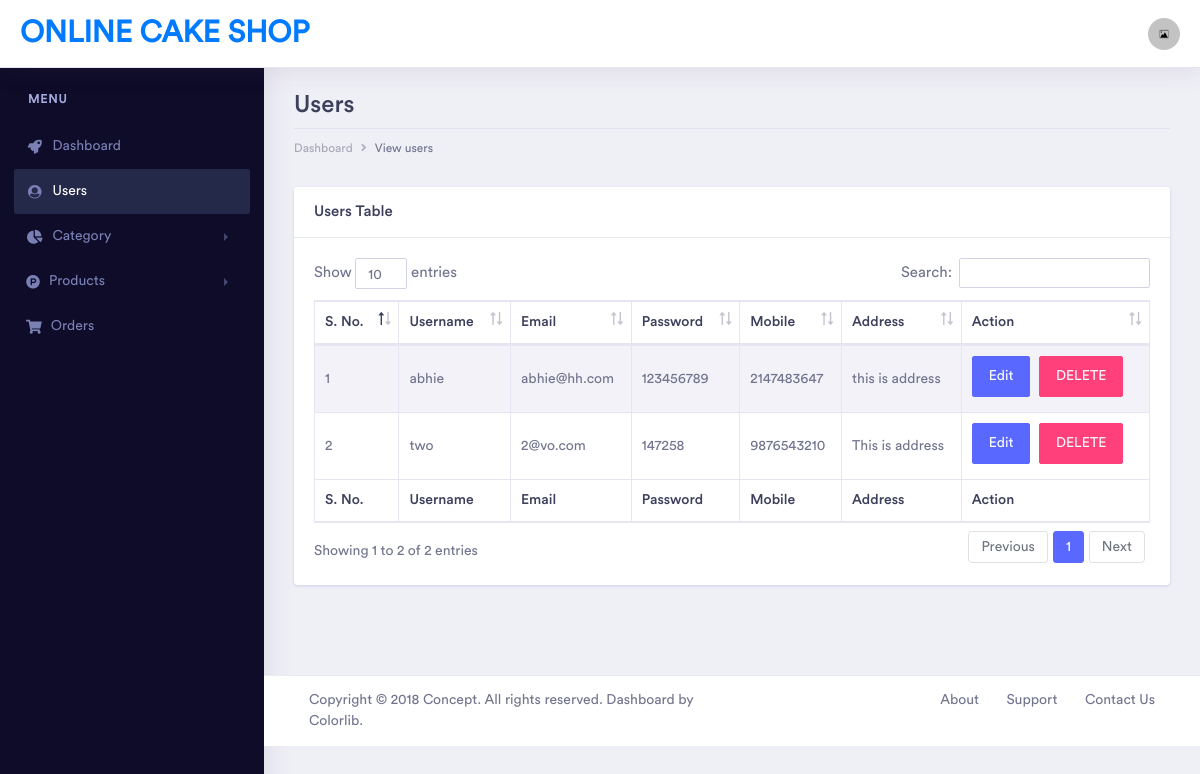
The page /onlinecakeshop/admin/view_users.php (signed in) on the database its author committed.
### tables this page shows
CREATE TABLE `cake_shop_users_registrations` (
  `users_id` int(11) NOT NULL,
  `users_username` varchar(100) NOT NULL,
  `users_email` varchar(150) NOT NULL,
  `users_password` varchar(100) NOT NULL,
  `users_mobile` varchar(50) NOT NULL,
  `users_address` varchar(200) NOT NULL
);

### onlinecakeshop/admin/view_users.php (the view, shortened to what this page needs)
<?php
if (isset($_SESSION['user_admin_id']) && $_SESSION['user_admin_id'] != null) {
?>
<!doctype html>
<html lang="en">
<head>
    <link rel="stylesheet" href="../css/bootstrap.min.css">
    <link href="../fonts/circular-std/style.css" rel="stylesheet">
    <link rel="stylesheet" href="../css/style.css">
    <link rel="stylesheet" href="../fonts/fontawesome/css/fontawesome-all.css">
    <link rel="stylesheet" href="../css/dataTables.bootstrap4.css">
</head>
<body>
    <div class="dashboard-main-wrapper">
       <div class="dashboard-header">
            <nav class="navbar navbar-expand-lg bg-white fixed-top">
                <a class="navbar-brand" href="#">Online Cake Shop</a>
                <div class="collapse navbar-collapse" id="navbarSupportedContent">
                    <ul class="navbar-nav ml-auto navbar-right-top">
                        <li class="nav-item dropdown nav-user">
                            <a class="nav-link nav-user-img" href="#" id="navbarDropdownMenuLink2" data-toggle="dropdown" aria-haspopup="true" aria-expanded="false"><img src="../uploads/default-image.jpg" alt="" class="user-avatar-md rounded-circle"></a>
                        </li>
                    </ul>
                </div>
            </nav>
        </div>
      <div class="nav-left-sidebar sidebar-dark">
            <div class="menu-list">
                <nav class="navbar navbar-expand-lg navbar-light">
                    <div class="collapse navbar-collapse" id="navbarNav">
                        <ul class="navbar-nav flex-column">
                            <li class="nav-divider">
                                Menu
                            </li>
                            <li class="nav-item ">
                                <a class="nav-link" href="dashboard.php"><i class="fa fa-fw fa-rocket"></i>Dashboard</a>
                            </li>
                            <li class="nav-item">
                                <a class="nav-link active" href="view_users.php"><i class="fa fa-fw fa-user-circle"></i>Users</a>
                            </li>
                            <li class="nav-item">
                                <a class="nav-link" href="#" data-toggle="collapse" aria-expanded="false" data-target="#submenu-3" aria-controls="submenu-3"><i class="fas fa-fw fa-chart-pie"></i>Category</a>
                            </li>
                            <li class="nav-item ">
                                <a class="nav-link" href="#" data-toggle="collapse" aria-expanded="false" data-target="#submenu-4" aria-controls="submenu-4"><i class="fab fa-product-hunt
"></i>Products</a>
                            </li>
                            <li class="nav-item">
                                <a class="nav-link" href="view_orders.php"><i class="fas fa-shopping-cart
"></i>Orders</a>
                            </li>
                        </ul>
                    </div>
                </nav>
            </div>
        </div>
        <div class="dashboard-wrapper">
            <div class="container-fluid dashboard-content">
                <div class="row">
                    <div class="col-xl-12 col-lg-12 col-md-12 col-sm-12 col-12">
                        <div class="page-header">
                            <h2 class="pageheader-title">Users</h2>
                            <div class="page-breadcrumb">
                                <nav aria-label="breadcrumb">
                                    <ol class="breadcrumb">
                                        <li class="breadcrumb-item"><a href="dashboard.php" class="breadcrumb-link">Dashboard</a></li>
                                        <li class="breadcrumb-item active" aria-current="page">View users</li>
                                    </ol>
                                </nav>
                            </div>
                        </div>
                    </div>
                </div>
                <div class="row">
                    <div class="col-xl-12 col-lg-12 col-md-12 col-sm-12 col-12">
                        <div class="card">
                            <h5 class="card-header">Users Table</h5>
                            <div class="card-body">
                                <div class="table-responsive">
                                    <table class="table table-striped table-bordered first">
                                        <thead>
                                            <tr>
                                                <th>S. No.</th>
                                                <th>Username</th>
                                                <th>Email</th>
                                                <th>Password</th>
                                                <th>Mobile</th>
                                                <th>Address</th>
                                                <th>Action</th>
                                            </tr>
                                        </thead>
                                        <tbody>
                                            <?php
                                            require_once('../config.php');
                                            $select = "SELECT * FROM cake_shop_users_registrations";
                                            $query = mysqli_query($conn, $select);
                                            $i = 1;
                                            while ($res = mysqli_fetch_assoc($query)) {
                                            ?>
                                            <tr>
                                                <td><?php echo $i++;?></td>
                                                <td><?php echo $res['users_username'];?></td>
                                                <td><?php echo $res['users_email'];?></td>
                                                <td><?php echo $res['users_password'];?></td>
                                                <td><?php echo $res['users_mobile'];?></td>
                                                <td><?php echo $res['users_address'];?></td>
                                                <td>
                                                    <button data-toggle="modal" data-target="#exampleModal" class="btn btn-space btn-primary" onclick="edit_users(<?php echo $res['users_id'];?>)">Edit</button>
                                                    <button onclick="delete_users(<?php echo $res['users_id'];?>)" class="btn btn-space btn-secondary">DELETE</button>
                                                </td>
                                            </tr>
                                            <?php } ?>
                                        </tbody>
                                        <tfoot>
                                            <tr>
                                                <th>S. No.</th>
                                                <th>Username</th>
                                                <th>Email</th>
                                                <th>Password</th>
                                                <th>Mobile</th>
                                                <th>Address</th>
                                                <th>Action</th>
                                            </tr>
                                        </tfoot>
                                    </table>
                                </div>
                            </div>
                        </div>
                    </div>
                </div>
            </div>
            <div class="footer">
                <div class="container-fluid">
                    <div class="row">
                        <div class="col-xl-6 col-lg-6 col-md-12 col-sm-12 col-12">
                            Copyright © 2018 Concept. All rights reserved. Dashboard by <a href="https://colorlib.com/wp/">Colorlib</a>.
                        </div>
                        <div class="col-xl-6 col-lg-6 col-md-12 col-sm-12 col-12">
                            <div class="text-md-right footer-links d-none d-sm-block">
                                <a href="javascript: void(0);">About</a>
                                <a href="javascript: void(0);">Support</a>
                                <a href="javascript: void(0);">Contact Us</a>
                            </div>
                        </div>
                    </div>
                </div>
            </div>
        </div>
    </div>
</body>
</html>
<?php
}
else {
    header("Location: index.php");
}
?>

### rows shown on the page
cake_shop_users_registrations: users_username "abhie", users_email "abhie@hh.com", users_password "123456789", users_mobile "2147483647", users_address "this is address"
cake_shop_users_registrations: users_username "two", users_email "2@vo.com", users_password "147258", users_mobile "9876543210", users_address "This is address"
